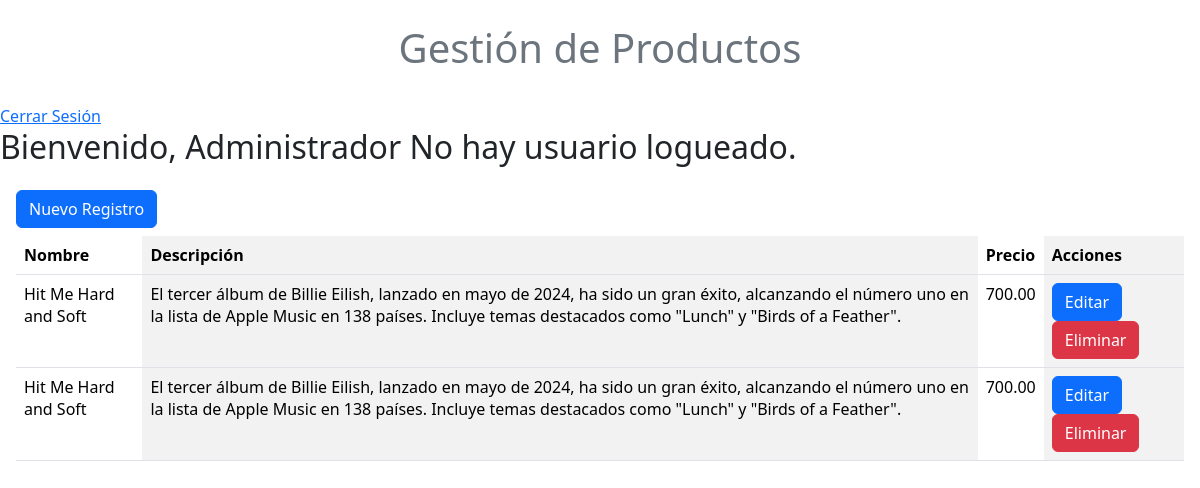
Page /panel_administrador.php on the committed database.
### tables this page shows
CREATE TABLE `productos` (
  `id` int(11) NOT NULL,
  `nombre` varchar(100) DEFAULT NULL,
  `descripcion` text DEFAULT NULL,
  `precio` decimal(10,2) DEFAULT NULL
);

### panel_administrador.php (the view, shortened to what this page needs)
<div?php
session_start();
if ($_SESSION['tipo'] != 'Administrador') {
    header('Location: login.php');
    exit();
}
?>
<!DOCTYPE html>
<html>
<head>
<link href="https://cdn.jsdelivr.net/npm/bootstrap@5.3.3/dist/css/bootstrap.min.css" rel="stylesheet">
</head>
<body>
<h1 class="text-center text-secondary font-weight-bold p-4">Gestión de Productos</h1>
<nav>
    <a href="controllers/cerrar-sesion.php">Cerrar Sesión</a>
</nav>
<section>
    <h2>Bienvenido, Administrador <?php
if (isset($_SESSION['usuario'])) {
    $usuario = $_SESSION['usuario'];
    echo $usuario;
} else {
    echo "No hay usuario logueado.";
}
?></h2>
<div class="p-3 table-responsive">
<button type="button" class="btn btn-primary mb-2" data-bs-toggle="modal" data-bs-target="#exampleModal">
  Nuevo Registro
</button>
    <table class="table table-hover table-striped-columns">
        <thead>
            <tr>
                <th>Nombre</th>
                <th>Descripción</th>
                <th>Precio</th>
                <th>Acciones</th>
            </tr>
        </thead>
        <tbody>
            <?php
            include('db/conexion.php');
            $sql = "SELECT * FROM productos";
            $result = $conn->query($sql);
            while ($row = $result->fetch_assoc()) { ?>
                <tr>
                        <td><?php echo $row['nombre'] ?></td>
                        <td><?php echo $row['descripcion'] ?></td>
                        <td><?php echo $row['precio'] ?></td>
                        <td>
                            <button type="button" class="btn btn-primary" data-bs-toggle="modal" data-bs-target="#exampleModal2<?php echo $row['id'] ?>">Editar</button>
                            <a href="controllers/controller-eliminar_producto.php?id=<?php echo $row['id']?>" class="btn btn-danger">Eliminar</a>
                        </td>
                      </tr>
          <?php  }
            ?>
        </tbody>
    </table>
    </div>
</section>
</body>
</html>

### rows in the picture
productos: nombre "Hit Me Hard and Soft", descripcion "El tercer álbum de Billie Eilish, lanzado en mayo de 2024, ha sido un gran éxito, alcanzando el número uno en la lista de Apple Music en 138 países. Incluye temas destacados como \"Lunch\" y \"Birds of a Feather\".", precio "700.00"
productos: nombre "Hit Me Hard and Soft", descripcion "El tercer álbum de Billie Eilish, lanzado en mayo de 2024, ha sido un gran éxito, alcanzando el número uno en la lista de Apple Music en 138 países. Incluye temas destacados como \"Lunch\" y \"Birds of a Feather\".", precio "700.00"
